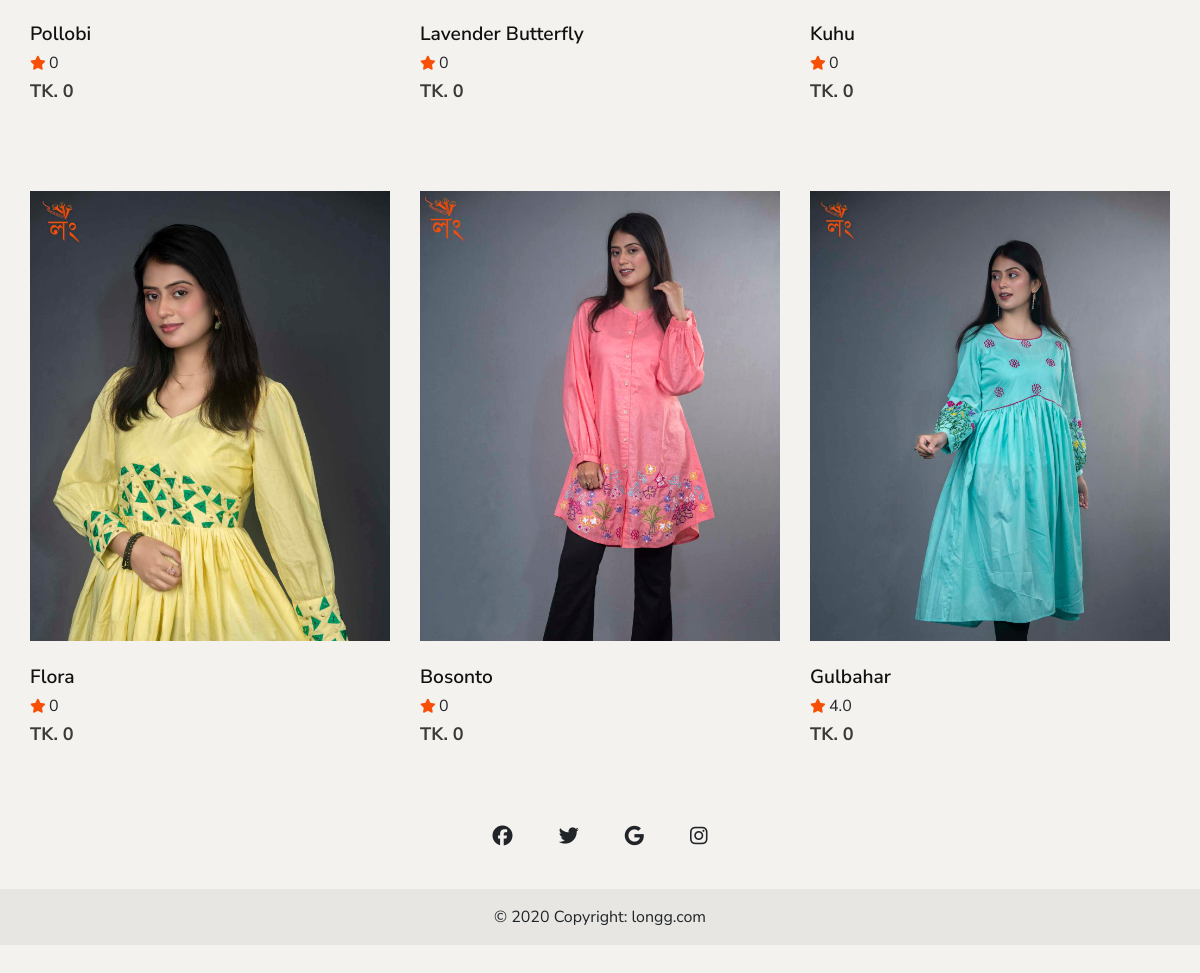
/products/2 (lower part), run on an earlier commit of the app's database.
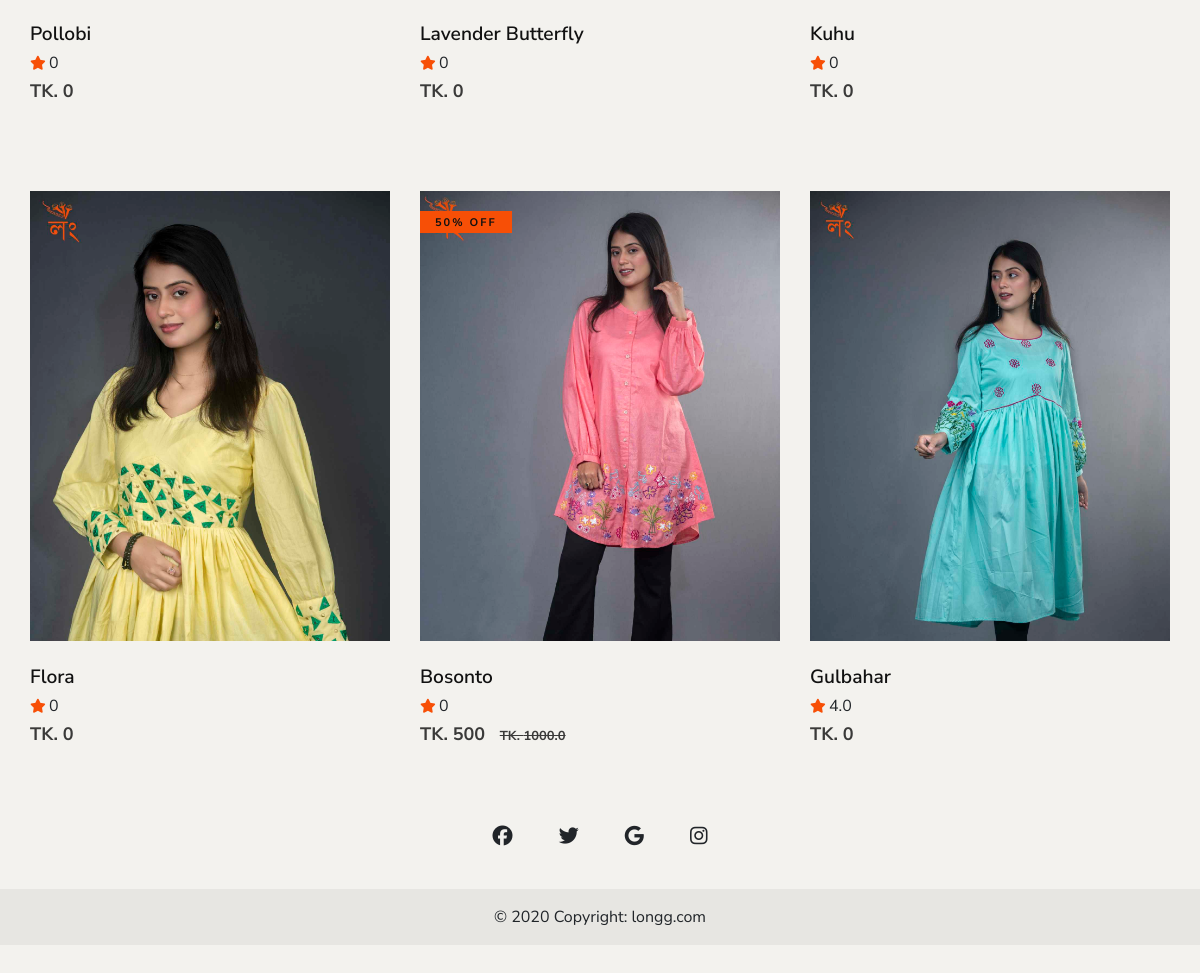
And on a later commit of the database.
### shop/models.py (models this page shows, shortened)
class Product(models.Model):
    name=models.CharField(max_length=100)
    slug = AutoSlugField(populate_from='name',unique=True,null=True,default=None)
    product_code=models.CharField(max_length=100,null=True,blank=True)
    add_on_product=models.ManyToManyField(AddOnProduct,blank=True)
    add_on_product2=models.ManyToManyField(AddOnProduct,related_name='ad_on_2',blank=True)
    add_on_product3=models.ManyToManyField(AddOnProduct,related_name="ad_on_3",blank=True)
    description=models.TextField(null=True,blank=True)
    price = models.IntegerField(default=0)
    discount_percent=models.IntegerField(default=0)
    main_price = models.IntegerField(default=0)
    discount=models.BooleanField(default=True,null=True,blank=False)
    productCategory = models.ManyToManyField(ProductCategory)
    image=models.ImageField(upload_to='product-image/',blank=True,null=True)
    image2=models.ImageField(upload_to='product-image/',blank=True,null=True)
    image3=models.ImageField(upload_to='product-image/',blank=True,null=True)
    image4=models.ImageField(upload_to='product-image/',blank=True,null=True)
    arrive_at=models.DateTimeField(default=now,blank=True)
    new_arrival=models.BooleanField(default=False,blank=True)
    tags = TaggableManager()
    in_stock=models.BooleanField(default=True,blank=True)
    def __str__(self):
        return str(f'{self.name} ')
    def update_price(self):
        if self.discount:
            discount = float(self.price * (self.discount_percent / 100))
            discounted_price = float(self.price - discount)
            self.main_price=self.price
            self.discount=False
            self.price = discounted_price
            return discounted_price
        else:
            discount = float(self.main_price * (self.discount_percent / 100))
            discounted_price = self.price - discount
            return discount+self.price
    @property
    def imageURL(self):
        try:
            url=self.image.url
        except:
            url=''
        return url
    def average_rating(self):
        reviews = Review.objects.filter(product=self)
        if reviews.exists():
            s= sum([review.ratting for review in reviews]) / len(reviews)
            return round(s, 1)
        return 0

### shop/views.py (the view)
# urls.py: path('products/<int:pk>',products, name="products"),
def products(request,pk):
    cat=ProductCategory.objects.get(id=pk)
    print(cat)
    products=cat.product_set.all().order_by('?')
    print(products)
    total_products = products.count()
    context={
        'products':products,
        'categories':cat,
        'total_products':total_products,
    }
    return render(request,'shop/shop.html',context)

### shop/models.py (called while the page is built)
    def __str__(self):
        return str(f'{self.name} ')

### shop/templates/shop/shop.html (shortened to what the changed rows need)
{% extends 'shop/main.html' %}
{% block body %}
    <section class="breadcrumb-option">
    <section class="shop spad">
        <div class="container" >
                    <div class="row">
                        {% if x %}
                        {% for categorie in categories %}
                        <div class="col-lg-4 col-12 mt-5">
                            <link rel="preconnect" href="https://fonts.googleapis.com">
                            <link rel="preconnect" href="https://fonts.gstatic.com" crossorigin>
                            <link href="https://fonts.googleapis.com/css2?family=Playfair+Display:ital,wght@0,400..900;1,400..900&display=swap" rel="stylesheet">
                                <style>
                                    .category-cardx {
                                        position: relative;
                                        width: 300px;
                                        height: 450px;
                                        background-color: #fff;
                                        border-radius: 8px;
                                        overflow: hidden;
                                        box-shadow: 0 4px 8px rgba(0, 0, 0, 0.1);
                                        transition: transform 0.3s ease;
                                    }
                                    .category-cardx:hover {
                                        transform: scale(1.05);
                                    }
                                    .category-cardx img {
                                        width: 100%;
                                        height: 100%;
                                        object-fit: cover;
                                        border-bottom: 1px solid #ddd;
                                    }
                                    .category-card-contentx {
                                        position: absolute;
                                        bottom: 0;
                                        left: 0;
                                        width: 100%;
                                        /* height: 100%; */
                                        /* padding: 20px; */
                                        background:#0000008b;
                                    }
                                    .category-cardx h2 {
                                        margin: 0;
                                        font-size: 2em;
                                        font-weight: bold;
                                        color: #ffffff;
                                        bottom: 0;
                                    }
                                    .category-cardx p {
                                        font-size: 1em;
                                        color: #666;
                                        margin-top: 10px;
                                    }
                                    .t{
                        font-family: "Playfair Display", serif;
                        font-optical-sizing: auto;
                        font-weight: weight;
                        font-style: normal;
                                    }
                                    .s{
                                        /* -webkit-mask-image: linear-gradient(to bottom, black,transparent);
                                        mask-image: linear-gradient(to bottom, black,transparent); */
                                    }
                                </style>
                                <a href="{% url 'products' pk=categorie.id %}">
                                    <div class="category-cardx">
                                        <img class="s" src="{{categorie.imageURL}}" alt="Category Image">
                                        <div class="category-card-contentx">
                                            <h2 class="text-center t">{{categorie.name}}</h2>
                                        </div>
                                    </div>
                                </a>
                        </div>
                        {% endfor %}
                        {% else %}
                        {% for product in products %}
                        <div class="col-lg-4 col-md-6 col-sm-6 mt-5">
                            <div class="product__item">
                                <a href="{% url 'shop_details' slug=product.slug %}">
                                     <div class="product__item__pic set-bg" data-setbg="{{product.imageURL}}">
                                        {% if product.in_stock != True %}
                                        <span class="label">out of stock</span>
                                        {% else %}
                                        {% if product.discount_percent %}
                                        <span class="label" style="background-color: #f74f06;">{{product.discount_percent}}% off</span>
                                        {% endif %}
                                        {% endif %}
                                    </div>
                                </a>
                                <div class="product__item__text">
                                    <h6 style="font-size: 1.2rem;">{{product.name}}</h6>
                                    <div class="rating">
                                        <i class="fa-solid fa-star" style="color: #f74f06;"></i>&nbsp;&nbsp;{{product.average_rating}} <span</span>
                                    </div>
                                    <h5 style="opacity: .8;">TK. {{product.price}} &nbsp;
                                        {% if product.discount_percent %}
                                        <del style="font-size: small;">
                                         TK. {{product.update_price}}
                                        </del></h5>
                                        {% endif %}
                                </div>
                            </div>
                        </div>
                        {% endfor %}
                        {% endif %}
                    </div>
            </div>
    </section>
   {% endblock %}

What changed in the data, as far as the page shows it:
changed Product "Bosonto": discount_percent (not shown) → "50"; price "0" → "500"; update_price (not shown) → "1000.0"
